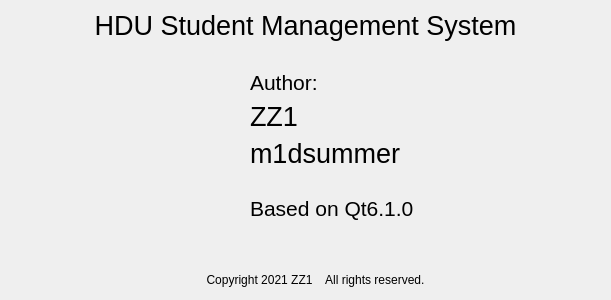
<?xml version="1.0" encoding="UTF-8"?>
<ui version="4.0">
 <class>About</class>
 <widget class="QDialog" name="About">
  <property name="geometry">
   <rect>
    <x>0</x>
    <y>0</y>
    <width>611</width>
    <height>300</height>
   </rect>
  </property>
  <property name="windowTitle">
   <string>Dialog</string>
  </property>
  <widget class="QLabel" name="label">
   <property name="geometry">
    <rect>
     <x>20</x>
     <y>10</y>
     <width>571</width>
     <height>31</height>
    </rect>
   </property>
   <property name="font">
    <font>
     <pointsize>20</pointsize>
    </font>
   </property>
   <property name="text">
    <string>HDU Student Management System</string>
   </property>
   <property name="alignment">
    <set>Qt::AlignCenter</set>
   </property>
  </widget>
  <widget class="QLabel" name="label_6">
   <property name="geometry">
    <rect>
     <x>10</x>
     <y>40</y>
     <width>261</width>
     <height>221</height>
    </rect>
   </property>
   <property name="font">
    <font>
     <pointsize>13</pointsize>
    </font>
   </property>
   <property name="text">
    <string/>
   </property>
   <property name="pixmap">
    <pixmap resource="logo.qrc">:/new/prefix1/logo.png</pixmap>
   </property>
  </widget>
  <widget class="QLabel" name="label_5">
   <property name="geometry">
    <rect>
     <x>40</x>
     <y>270</y>
     <width>551</width>
     <height>20</height>
    </rect>
   </property>
   <property name="text">
    <string>Copyright 2021 ZZ1    All rights reserved.</string>
   </property>
   <property name="alignment">
    <set>Qt::AlignCenter</set>
   </property>
  </widget>
  <widget class="QWidget" name="verticalLayoutWidget">
   <property name="geometry">
    <rect>
     <x>250</x>
     <y>70</y>
     <width>331</width>
     <height>151</height>
    </rect>
   </property>
   <layout class="QVBoxLayout" name="verticalLayout">
    <item>
     <widget class="QLabel" name="label_2">
      <property name="font">
       <font>
        <pointsize>16</pointsize>
       </font>
      </property>
      <property name="text">
       <string>Author:</string>
      </property>
     </widget>
    </item>
    <item>
     <widget class="QLabel" name="label_3">
      <property name="font">
       <font>
        <pointsize>20</pointsize>
       </font>
      </property>
      <property name="text">
       <string>ZZ1</string>
      </property>
     </widget>
    </item>
    <item>
     <widget class="QLabel" name="label_4">
      <property name="font">
       <font>
        <pointsize>20</pointsize>
       </font>
      </property>
      <property name="text">
       <string>m1dsummer</string>
      </property>
     </widget>
    </item>
    <item>
     <widget class="QLabel" name="label_8">
      <property name="enabled">
       <bool>false</bool>
      </property>
      <property name="text">
       <string/>
      </property>
     </widget>
    </item>
    <item>
     <widget class="QLabel" name="label_7">
      <property name="font">
       <font>
        <pointsize>16</pointsize>
       </font>
      </property>
      <property name="text">
       <string>Based on Qt6.1.0</string>
      </property>
     </widget>
    </item>
   </layout>
  </widget>
 </widget>
 <resources>
  <include location="logo.qrc"/>
 </resources>
 <connections/>
</ui>
